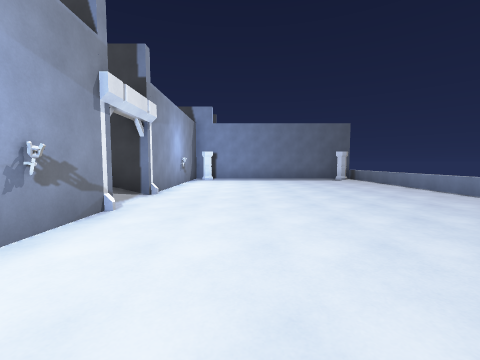
View 1 (above)

22 first-person views from a walk through a 3-D level made in the Godot game engine. The camera is 1.4 m above the floor, tilts 4° down and sees 90° across. The floor is counted in squares, 2 m on a side. Each view is taken from the middle of a square. On the plan, view 1 faces up. The plan holds only what a view shows up to about 9 squares ahead; the rest is blank. The place goes on beyond the plan. Characters and animated objects are left out. Door leaves are left out where a doorway can be walked through.

View 2
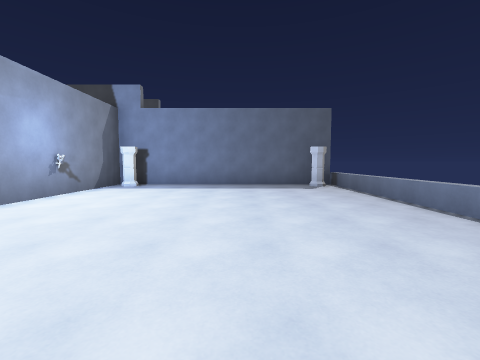

View 3
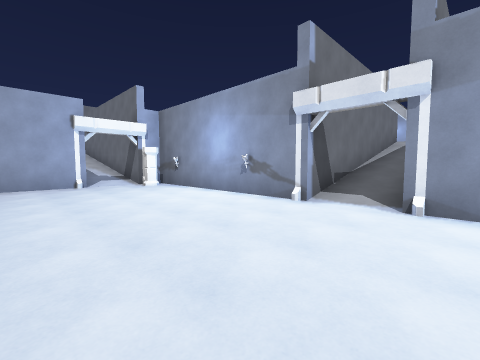

View 4
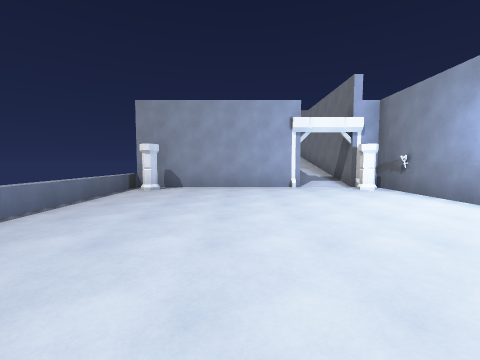

View 5
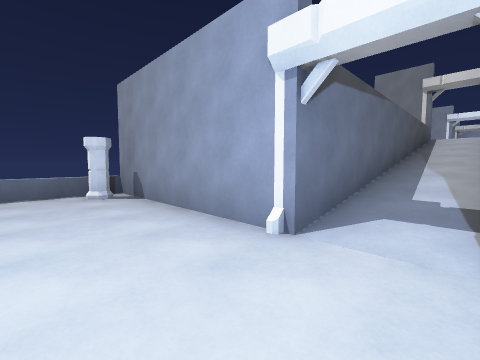

View 6
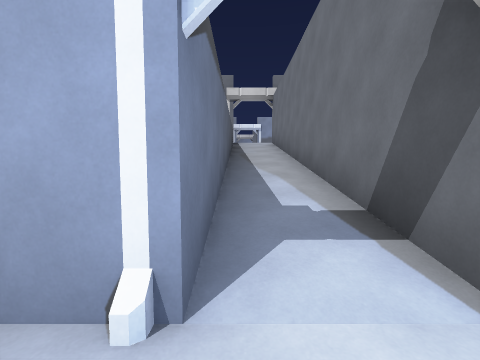

View 7
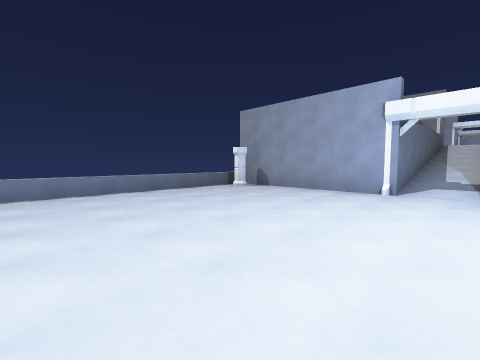

View 8
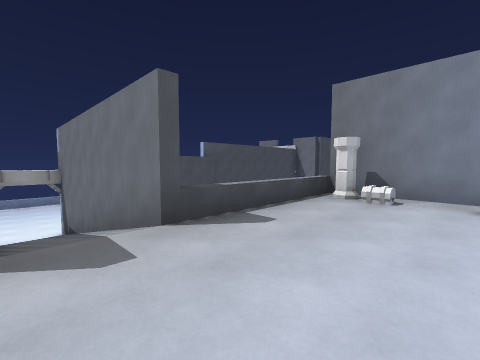

View 9
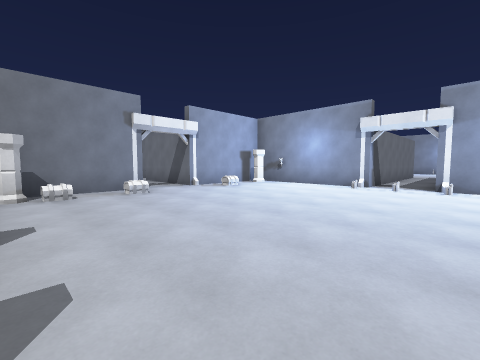

View 10
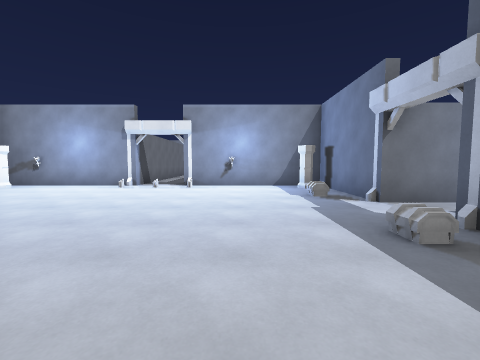

View 11
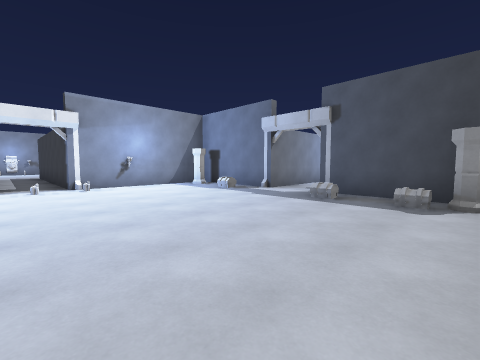

View 12
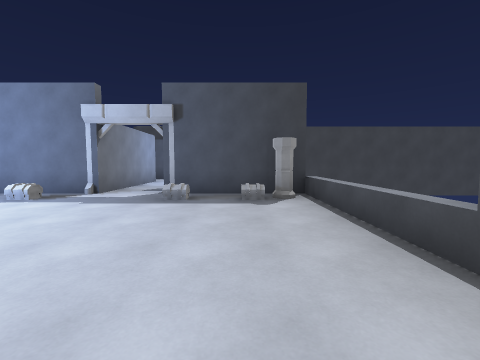

View 13
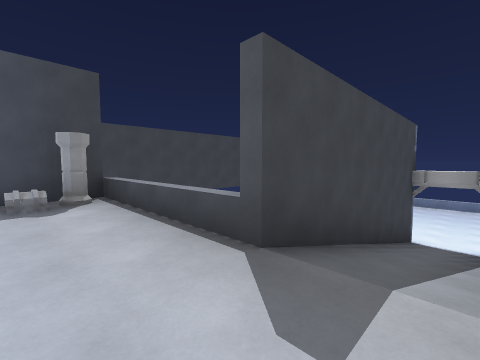

View 14
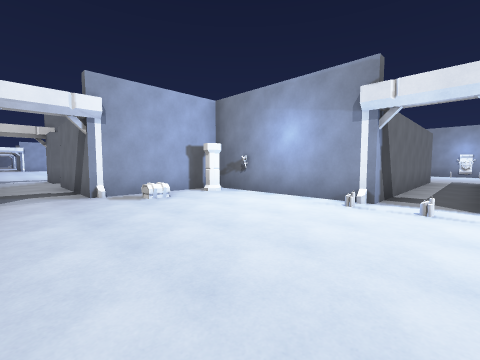

View 15
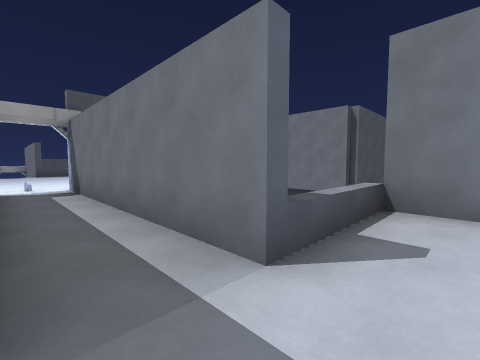

View 16
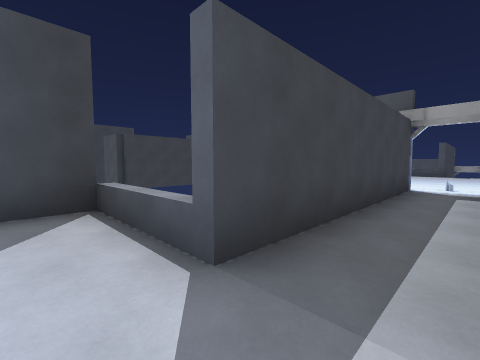

View 17
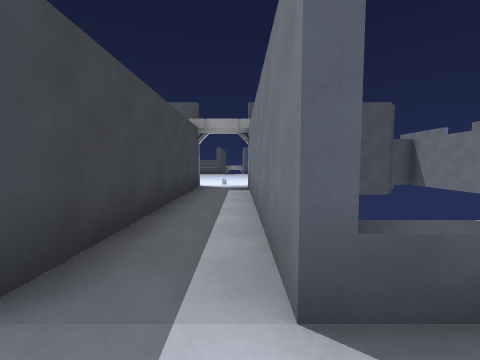

View 18
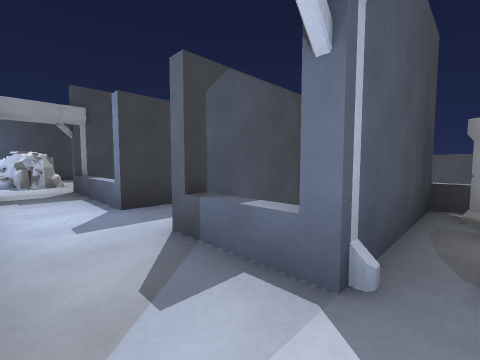

View 19
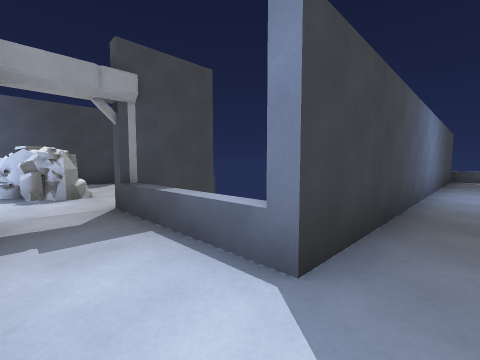

View 20
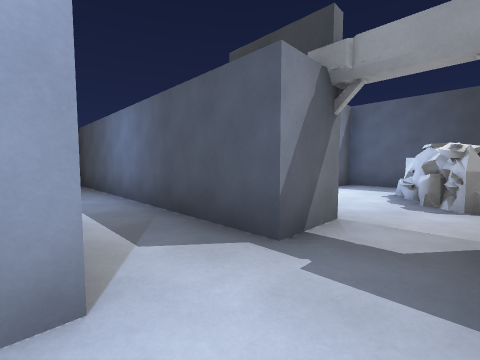

View 21
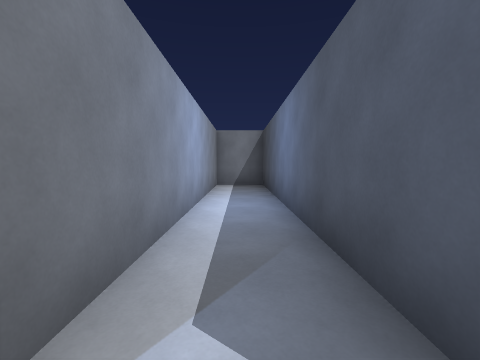

View 22
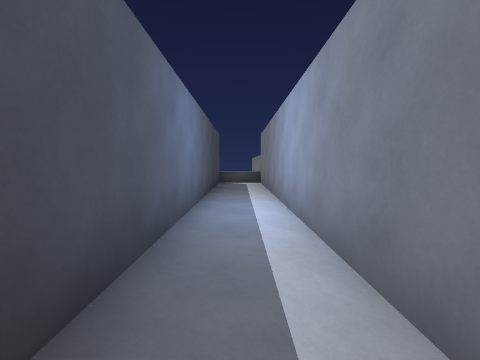

### Floor plan
Key: @ floor where view 1 was taken; # wall or solid block; . main floor; - floor 3 m lower than the main floor; / step, stairs or slope; D open door; = window, fence, low wall or low ledge; ^ raised ledge.
Columns run from 24 left of view 1 to 5 right of it. Each row starts with its distance up from view 1.
 21          ##  ##
 20          #.  .
 19           .# .
 18           .##.
 17           ....
 16           #..##
 15    ########..#
 14    #.........
 13    ########..###########
 12           #............^
 11           #..#################
 10         ###..=###     #------^
  9        ##....###^     #------^
  8 ##     #........^     #------^
  7 .^     #........^     #------^
  6 .^######........^######------^
  5 .......DD.......//////-------^
  4 .......DD.......//////-------^
  3 .^######........^######------^
  2 .^     #........^     #------^
  1 ##     #........^     #------^
  0        ##.=..==#^     #-@----^
 -1        ####..####     #------^
 -2           #..         #--#####
 -3    ###  ###..         #//#
 -4    #       ..         #//#
 -5    #       ..         #//#
 -6           #..         #//#
 -7            ..         #//#
 -8                       #//#
 -9                       #//#
-10                       #DD=
-11                         D

Where each view was taken, in squares from view 1:
view 1: 0 up, 0 right, facing up
view 2: 3 up, 2 right, facing up
view 3: 6 up, 2 right, facing down-left
view 4: 5 up, 2 right, facing down
view 5: 0 up, 1 left, facing down-right
view 6: 1 down, 0 right, facing down
view 7: 4 up, 1 left, facing down-right
view 8: 5 up, 11 left, facing down-right
view 9: 6 up, 9 left, facing down-left
view 10: 7 up, 9 left, facing left
view 11: 4 up, 9 left, facing up-left
view 12: 4 up, 10 left, facing up
view 13: 4 up, 10 left, facing up-right
view 14: 5 up, 12 left, facing down-left
view 15: 5 up, 24 left, facing down-right
view 16: 4 up, 24 left, facing up-right
view 17: 4 up, 24 left, facing right
view 18: 9 up, 13 left, facing up-right
view 19: 12 up, 13 left, facing up-right
view 20: 13 up, 12 left, facing up-left
view 21: 14 up, 13 left, facing left
view 22: 12 up, 10 left, facing right
